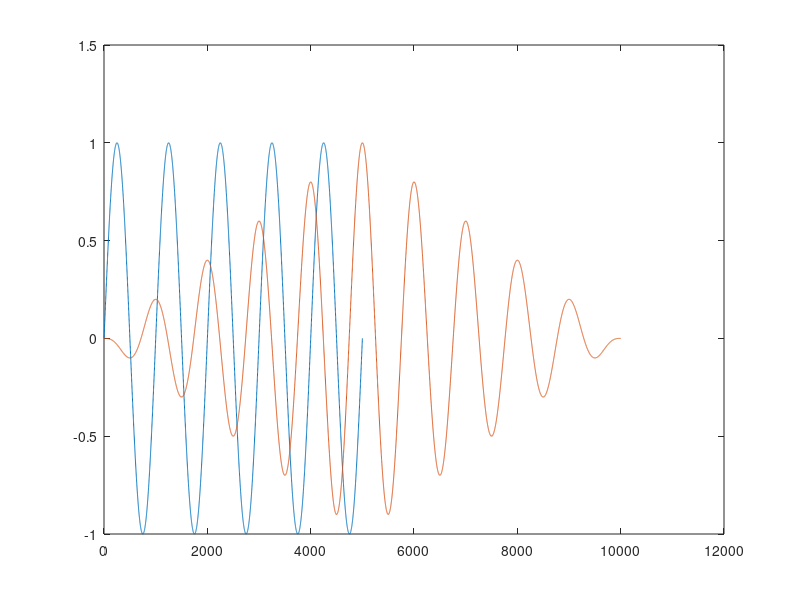

The MATLAB source for this figure:
clc;clear;close all

amp = 1;
fs = 1000;
fm = 1;
t = 0:1/fs:5;

sig = sin(2*pi*fm*t);

plot(sig)
hold on;
acc=xcorr(sig,5000)/2500;
plot(acc)


mean_zeros= mean(acc==0);
wanted_freq = mean_zeros*5000*2

